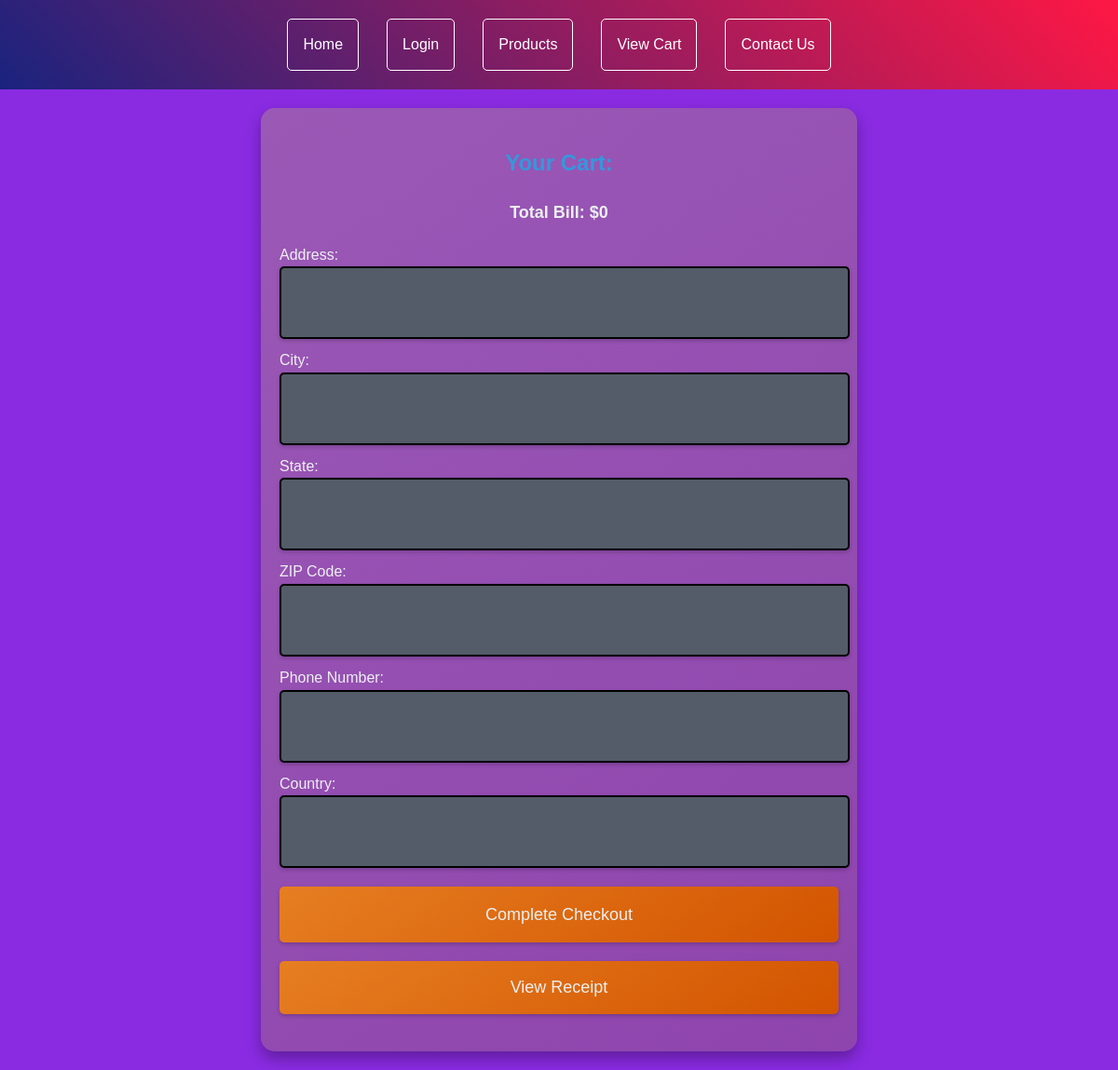
The page /gadgets/checkout/ (signed in) on the database as committed earlier.
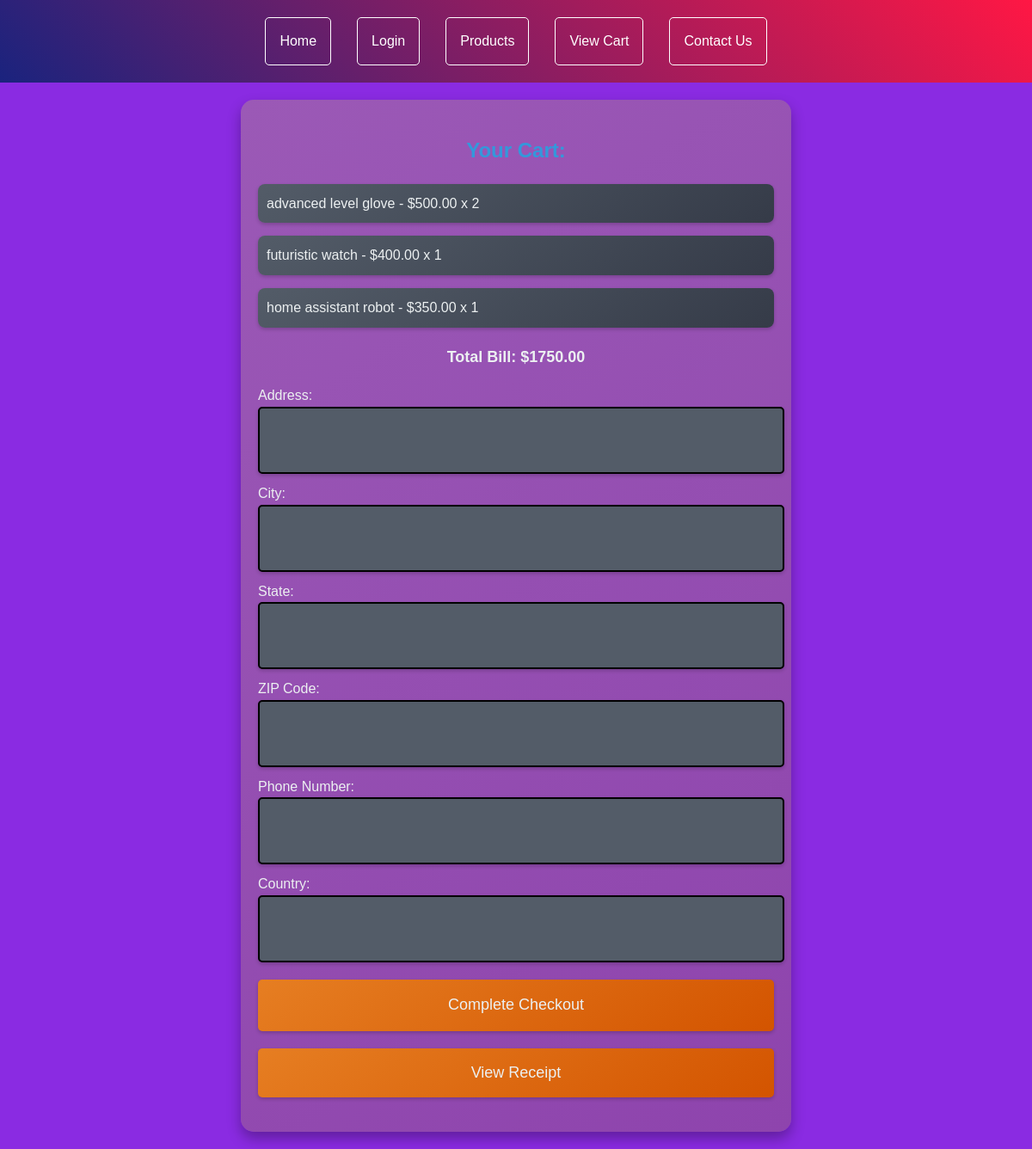
The same page on the database as committed later.
### gadgets/models.py (models this page shows, shortened)
class CartItem(models.Model):
    id = models.BigAutoField(primary_key=True)
    cart = models.ForeignKey(Cart, on_delete=models.CASCADE)
    product = models.ForeignKey(Product, on_delete=models.CASCADE)
    quantity = models.PositiveIntegerField(default=1)
    total_price = models.DecimalField(max_digits=10, decimal_places=2)

class Product(models.Model):
    name = models.CharField(max_length=100)
    description = models.TextField()
    price = models.DecimalField(max_digits=10, decimal_places=2)
    image = models.ImageField(upload_to='product_images/', default=None)

### gadgets/views.py (the view)
# urls.py: path('checkout/', checkout, name='checkout'),
def checkout(request):
    if request.method == 'POST':
        form = CheckoutForm(request.POST)
        if form.is_valid():
            order = Order.objects.create(
                user=request.user,
                address=form.cleaned_data['address'],
                city=form.cleaned_data['city'],
                state=form.cleaned_data['state'],
                zip_code=form.cleaned_data['zip_code'],
                phone_number=form.cleaned_data['phone_number'],
                country=form.cleaned_data['country'],
                total_price=0.0  # You need to adjust this based on your logic
            )
            user_cart_items = CartItem.objects.filter(cart__user=request.user)
            order.total_price = sum(item.total_price for item in user_cart_items)
            order.save()
            product_names = []  # To store the product names
            for cart_item in user_cart_items:
                order_item = OrderItem.objects.create(
                    order=order,
                    product=cart_item.product,
                    quantity=cart_item.quantity,
                    total_price=cart_item.total_price
                )
                product_names.append(cart_item.product.name)
            order.products = ', '.join(product_names)
            order.save()
            user_cart_items.delete()
            return redirect('order_confirmation')  # Redirect to order confirmation page
    else:
        form = CheckoutForm()
    user_cart = get_object_or_404(Cart, user=request.user)
    user_cart_items = user_cart.cartitem_set.all()
    total_bill = sum(item.total_price for item in user_cart_items)
    return render(request, 'checkout.html', {'form': form, 'cart_items': user_cart_items, 'total_bill': total_bill})

### gadgets/forms.py
class CheckoutForm(forms.ModelForm):
    address = forms.CharField(label='Address', widget=forms.Textarea(attrs={'class': 'form-control'}))
    city = forms.CharField(label='City', widget=forms.TextInput(attrs={'class': 'form-control'}))
    state = forms.CharField(label='State', widget=forms.TextInput(attrs={'class': 'form-control'}))
    zip_code = forms.CharField(label='ZIP Code', widget=forms.TextInput(attrs={'class': 'form-control'}))
    phone_number = forms.CharField(label='Phone Number', widget=forms.TextInput(attrs={'class': 'form-control'}))
    country = forms.CharField(label='Country', widget=forms.TextInput(attrs={'class': 'form-control'}))
    class Meta:
        model = Order
        fields = ['address', 'city', 'state', 'zip_code', 'phone_number', 'country']

### gadgets/templates/checkout.html (shortened to what this page needs)
<!DOCTYPE html>
<html lang="en">
<head>
</head>
<body>
    {% include 'navbar.html' %}
    <div class="container">
        <h2>Your Cart:</h2>
        <ul>
            {% for item in cart_items %}
            <li>{{ item.product.name }} - ${{ item.product.price }} x {{ item.quantity }}</li>
            {% endfor %}
        </ul>
        <p>Total Bill: ${{ total_bill }}</p>
        <form method="post" action="{% url 'checkout' %}">
            <label for="address">Address:</label>
            <input type="text" name="address" id="address" class="form-control" required>
            <label for="city">City:</label>
            <input type="text" name="city" id="city" class="form-control" required>
            <label for="state">State:</label>
            <input type="text" name="state" id="state" class="form-control" required>
            <label for="zip_code">ZIP Code:</label>
            <input type="text" name="zip_code" id="zip_code" class="form-control" required>
            <label for="phone_number">Phone Number:</label>
            <input type="text" name="phone_number" id="phone_number" class="form-control" required>
            <label for="country">Country:</label>
            <input type="text" name="country" id="country" class="form-control" required>
            <button type="submit" class="btn btn-success">Complete Checkout</button>
        </form>
        <a href="{% url 'order_confirmation' %}" class="btn btn-success">View Receipt</a>
    </div>
</body>
</html>

Rows that differ between the two databases and show on the page:
added CartItem: product.name "advanced level glove", product.price "500.00", quantity "2"
added CartItem: product.name "futuristic watch", product.price "400.00", quantity "1"
added CartItem: product.name "home assistant robot", product.price "350.00", quantity "1"
Other text that changed with them:
{{ total_bill }}: "0" → "1750.00"
